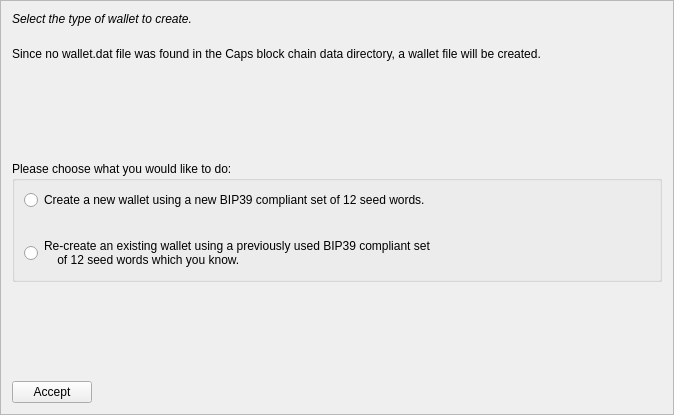
<?xml version="1.0" encoding="UTF-8"?>
<ui version="4.0">
 <class>MnemonicDialog1</class>
 <widget class="QFrame" name="MnemonicDialog1">
  <property name="geometry">
   <rect>
    <x>0</x>
    <y>0</y>
    <width>674</width>
    <height>415</height>
   </rect>
  </property>
  <property name="windowTitle">
   <string>HD Wallet Setup</string>
  </property>
  <property name="frameShape">
   <enum>QFrame::StyledPanel</enum>
  </property>
  <property name="frameShadow">
   <enum>QFrame::Raised</enum>
  </property>
  <layout class="QVBoxLayout" name="verticalLayout">
   <item>
    <widget class="QLabel" name="walletLabel">
     <property name="styleSheet">
      <string notr="true">QLabel { font-style:italic; }</string>
     </property>
     <property name="text">
      <string>Select the type of wallet to create.</string>
     </property>
     <property name="wordWrap">
      <bool>true</bool>
     </property>
    </widget>
   </item>
   <item>
    <spacer name="verticalSpacer_4">
     <property name="orientation">
      <enum>Qt::Vertical</enum>
     </property>
     <property name="sizeType">
      <enum>QSizePolicy::Minimum</enum>
     </property>
     <property name="sizeHint" stdset="0">
      <size>
       <width>20</width>
       <height>15</height>
      </size>
     </property>
    </spacer>
   </item>
   <item>
    <widget class="QLabel" name="wallettypeLabel">
     <property name="text">
      <string>Since no wallet.dat file was found in the Caps block chain data directory, a wallet file will be created.</string>
     </property>
     <property name="wordWrap">
      <bool>true</bool>
     </property>
    </widget>
   </item>
   <item>
    <spacer name="verticalSpacer">
     <property name="orientation">
      <enum>Qt::Vertical</enum>
     </property>
     <property name="sizeHint" stdset="0">
      <size>
       <width>20</width>
       <height>40</height>
      </size>
     </property>
    </spacer>
   </item>
   <item>
    <widget class="QGroupBox" name="groupBox">
     <property name="title">
      <string>Please choose what you would like to do:</string>
     </property>
     <layout class="QVBoxLayout" name="verticalLayout_2">
      <item>
       <widget class="QRadioButton" name="walletNewRadio">
        <property name="text">
         <string>Create a new wallet using a new BIP39 compliant set of 12 seed words.</string>
        </property>
       </widget>
      </item>
      <item>
       <spacer name="verticalSpacer_3">
        <property name="orientation">
         <enum>Qt::Vertical</enum>
        </property>
        <property name="sizeHint" stdset="0">
         <size>
          <width>20</width>
          <height>20</height>
         </size>
        </property>
       </spacer>
      </item>
      <item>
       <widget class="QRadioButton" name="walletOldRadio">
        <property name="text">
         <string>Re-create an existing wallet using a previously used BIP39 compliant set 
    of 12 seed words which you know.</string>
        </property>
       </widget>
      </item>
     </layout>
    </widget>
   </item>
   <item>
    <spacer name="verticalSpacer_2">
     <property name="orientation">
      <enum>Qt::Vertical</enum>
     </property>
     <property name="sizeHint" stdset="0">
      <size>
       <width>20</width>
       <height>40</height>
      </size>
     </property>
    </spacer>
   </item>
   <item>
    <layout class="QHBoxLayout" name="horizontalLayout">
     <item>
      <widget class="QPushButton" name="acceptButton">
       <property name="text">
        <string>Accept</string>
       </property>
       <property name="autoDefault">
        <bool>false</bool>
       </property>
      </widget>
     </item>
     <item>
      <spacer name="horizontalSpacer">
       <property name="orientation">
        <enum>Qt::Horizontal</enum>
       </property>
       <property name="sizeHint" stdset="0">
        <size>
         <width>40</width>
         <height>20</height>
        </size>
       </property>
      </spacer>
     </item>
    </layout>
   </item>
  </layout>
 </widget>
 <resources/>
 <connections/>
</ui>
